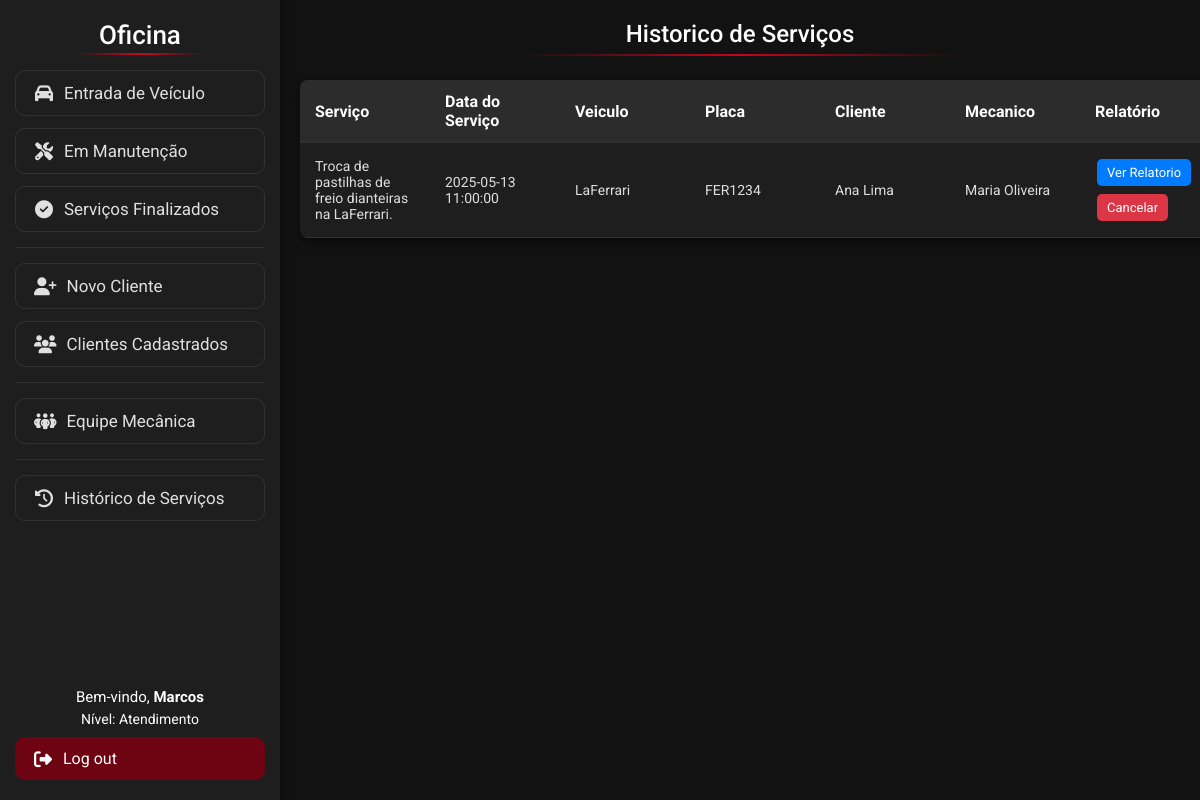
Screenshot of /Visao/ListarServicos.php (signed in) with the database file from the repository.
### tables this page shows
create table servico (
idServico int auto_increment primary key,
idMecanico int,
idCarro int,
descricao TEXT,
dataServico datetime default current_timestamp,

foreign key (idMecanico) references mecanico(idMecanico),
foreign key (idCarro) references carro(idCarro)
);

create table carro (
idCarro int auto_increment primary key,
idCliente int,
modelo varchar(120) not null,
fabricante varchar(40) not null,
ano smallint not null check (ano >= 1886),
placa varchar(80) not null unique,
cor varchar(50) not null,
caracteristicas TEXT,
imagem VARCHAR(255),
status ENUM('Manutencao', 'Finalizado') DEFAULT 'Manutencao',
dataCadastro datetime default current_timestamp,

foreign key (idCliente) references cliente(idCliente)
);

create table cliente (
idCliente int auto_increment primary key,
nome varchar(80) not null,
telefone varchar(80) not null,
email varchar(120) not null,
cpf varchar(14) not null unique,
endereco varchar(200) not null,
dataCadastro datetime default current_timestamp
);

create table mecanico (
idMecanico int auto_increment primary key,
nome varchar(80) not null,
telefone varchar(20) not null,
dataCadastro datetime default current_timestamp
);

### Modelo/DAO/ClassServicoDAO.php (called while the page is built, shortened)
<?php
class ClassServicoDAO
{
    public function listarServicosJoin()
    {
        try {
            $pdo = Conexao::getInstance();
            $sql = "SELECT s.descricao,
            s.dataServico,
            s.idServico,
            c.modelo,
            c.placa,
            cli.nome,
            mec.nome as mecanico
            from servico s
            inner join carro c on s.idCarro = c.idCarro
            inner join cliente cli on c.idCliente = cli.idCliente
            inner join mecanico mec on s.idMecanico = mec.idMecanico;";
            $stmt = $pdo->prepare($sql);
            $stmt->execute();
            return $stmt->fetchAll(PDO::FETCH_ASSOC);
        } catch (PDOException $exc) {
            echo $exc->getMessage();
        }
    }
}

### Visao/ListarServicos.php (the view, shortened to what this page needs)
<!DOCTYPE html>
<html lang="pt-BR">
<head>
    <link rel="stylesheet" href="css/lista.css">
</head>
<body>
    <?php
    include 'Menu.php';
    ?>
    <h1 class="titulo">Historico de Serviços</h1>
    <table class="tabela-clientes">
        <thead>
            <tr>
                <th>Serviço</th>
                <th>Data do Serviço</th>
                <th>Veiculo</th>
                <th>Placa</th>
                <th>Cliente</th>
                <th>Mecanico</th>
                <th>Relatório</th>
            </tr>
        </thead>
        <tbody>
            <?php
            require_once "../Modelo/DAO/ClassServicoDAO.php";
            $classServicoDAO = new ClassServicoDAO();
            $servicos = $classServicoDAO->listarServicosJoin();
            foreach ($servicos as $servico) {
                echo '<tr>';
                echo '<td>' . $servico['descricao'] . '</td>';
                echo '<td>' . $servico['dataServico'] . '</td>';
                echo '<td>' . $servico['modelo'] . '</td>';
                echo '<td>' . $servico['placa'] . '</td>';
                echo '<td>' . $servico['nome'] . '</td>';
                echo '<td>' . $servico['mecanico'] . '</td>';
                echo '<td>
                <a href="ListarRelatorio.php?idex=' .$servico['idServico'] . '"class="btn btn-editar">Ver Relatorio</a>
                  <a href="../Controle/ExcluirServico.php?idex=' .$servico['idServico'] . '"class="btn btn-excluir">Cancelar</a>
                </td>';
                echo '</tr>';
            }
            ?>
        </tbody>
    </table>
</body>
</html>

### Visao/css/lista.css (style rules this page uses)
* { box-sizing: border-box; font-family: 'Roboto', sans-serif; margin: 0; padding: 0; }
body { background-color: #121212; color: #e0e0e0; padding: 20px; margin-left: 280px; }
.titulo { color: white; margin-bottom: 1.5rem; font-weight: 500; font-size: 24px; text-align: center; position: relative; padding-bottom: 0.5rem; }
.titulo::after { content: ''; position: absolute; bottom: 0; left: 25%; width: 50%; height: 2px; background: linear-gradient(90deg, transparent, #ff0022c4, transparent); }
.tabela-clientes { width: 100%; min-width: 600px; border-collapse: collapse; background-color: #1e1e1e; border-radius: 8px; overflow: hidden; box-shadow: 0 4px 10px rgba(0, 0, 0, 0.5); }
.tabela-clientes th, .tabela-clientes td { padding: 12px 15px; text-align: left; border-bottom: 1px solid #333; word-wrap: break-word; }
.tabela-clientes th { background-color: #2c2c2c; color: #ffffff; }
.tabela-clientes td { color: #dddddd; font-size: 14px; min-width: 130px; }
.btn { padding: 6px 10px; border: none; border-radius: 5px; cursor: pointer; font-size: 13px; margin: 4px 2px; display: inline-block; white-space: nowrap; text-align: center; }
.btn-editar { background-color: #007bff; color: white; text-decoration: none; }
.btn-excluir { background-color: #dc3545; color: white; text-decoration: none; }

### rows the page displays
servico: descricao "Troca de pastilhas de freio dianteiras na LaFerrari.", dataServico "2025-05-13 11:00:00", idCarro.modelo "LaFerrari", idCarro.placa "FER1234", cliente.nome "Ana Lima", idMecanico.nome "Maria Oliveira"

### other values shown
$_SESSION['login'] "Marcos"
